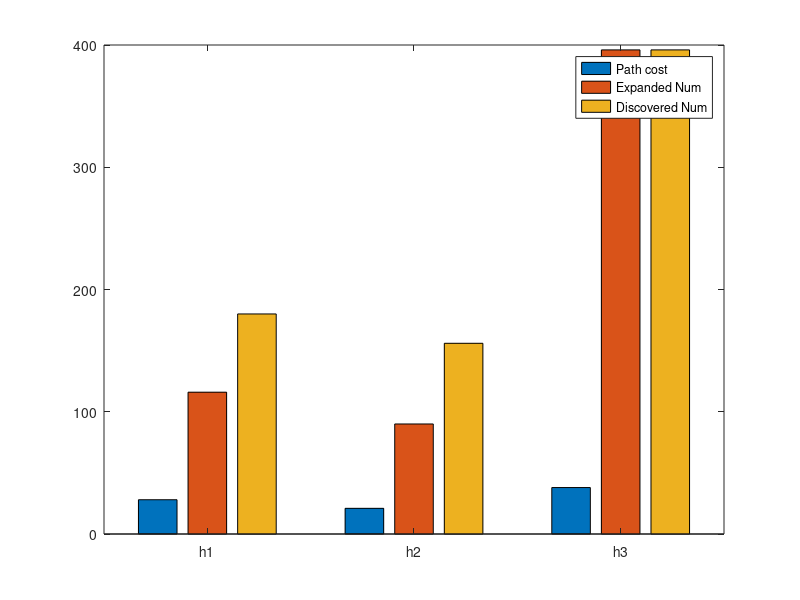

MATLAB code to generate this figure:
%% Display the path_cost, number of nodes expanded and number of nodes discovered
figure(3);

Strain1_Mean=[28.0416    21   38];
Strain2_Mean=[116    90    396];
Strain3_Mean=[180    156   396];

bar([1 2 3],[Strain1_Mean' Strain2_Mean' Strain3_Mean'])
set(gca,'xticklabel',{'h1','h2', 'h3'});
legend('Path cost','Expanded Num','Discovered Num')
pause; close all;